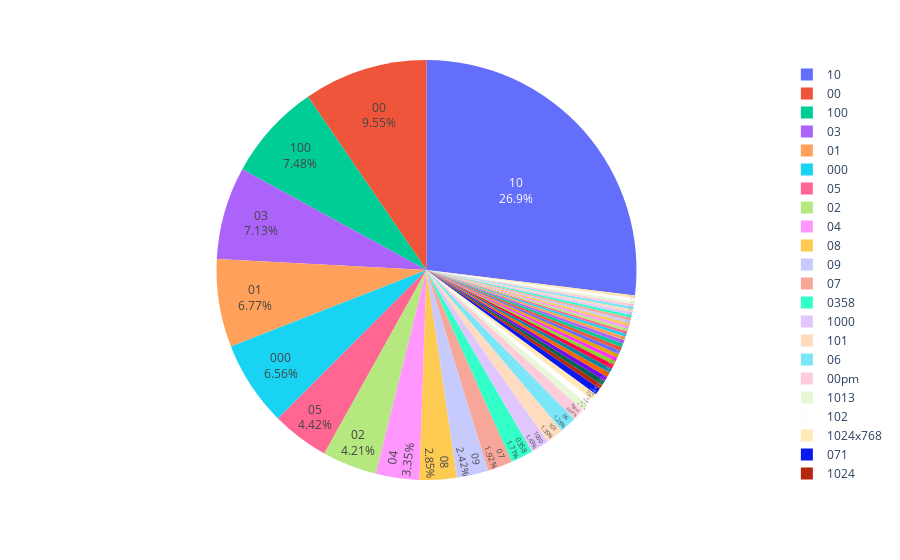

Notebook source saved alongside this figure:
### Code cell
fig = px.pie(df2, values=df2[:50], names=df2.index[:50])
fig.update_traces(textposition='inside', textinfo='percent+label')
fig.show()

### Figure 1 — Plotly figure (JSON) as saved in the notebook; plotly's stock layout.template omitted (floating-point values rounded to 4 significant figures)
{"data": [{"domain": {"x": [0, 1], "y": [0, 1]}, "hovertemplate": "label=%{label}<br>value=%{value}<extra></extra>", "labels": ["10", "00", "100", "03", "01", "000", "05", "02", "04", "08", "09", "07", "0358", "1000", "101", "06", "00pm", "1013", "102", "1024x768", "071", "1024", "00am", "0349", "084042", "0511", "081052", "101010", "0200", "0100", "103", "095220", "0423", "040", "01580", "02118", "0293", "0600", "02173", "041343", "023044", "024103", "0608", "06320", "0x100", "102007", "0001", "002", "10101", "0010580b"], "legendgroup": "", "name": "", "showlegend": true, "textinfo": "percent+label", "textposition": "inside", "type": "pie", "values": [378, 134, 105, 100, 95, 92, 62, 59, 47, 40, 34, 27, 24, 20, 19, 18, 13, 8, 7, 7, 7, 5, 5, 5, 5, 5, 5, 4, 4, 4, 4, 4, 4, 4, 4, 3, 3, 3, 3, 3, 3, 3, 3, 3, 3, 3, 3, 3, 3, 3]}], "layout": {"legend": {"tracegroupgap": 0}, "margin": {"t": 60}}}
